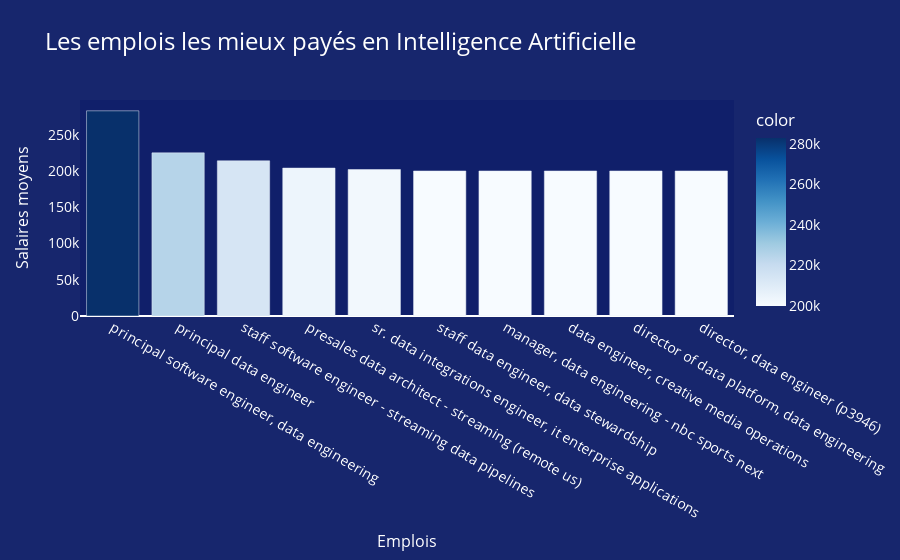

This figure's notebook cell:
### Code cell
# Bar chart most payed jobs in AI
number_of_line = 10
job_titles = ai_jobs_salary.head(number_of_line)['job_title']
average_salaries = ai_jobs_salary.head(number_of_line)['average_salary']

# Create the bar chart
job_salaries_fig = px.bar(
    x=job_titles, 
    y=average_salaries, 
    labels={'x': 'Emplois', 'y': 'Salaires moyens'}, title='Les emplois les mieux payés en Intelligence Artificielle',
    color=average_salaries,
    color_continuous_scale='Blues'
)


# Customize the layout
job_salaries_fig.update_layout(
    title_font=dict(size=24),
    xaxis=dict(title_font=dict(size=16)),
    yaxis=dict(title_font=dict(size=16)),
    font=dict(size=14),
    font_color='white',
    plot_bgcolor='#101F6A',
    paper_bgcolor='#17266D',
    xaxis_showgrid=False,
    yaxis_showgrid=False
)

# Show the plot in notebook
job_salaries_fig.show()

### Figure 1 — Plotly figure (JSON) as saved in the notebook; plotly's stock layout.template omitted (floating-point values rounded to 4 significant figures)
{"data": [{"alignmentgroup": "True", "hovertemplate": "Emplois=%{x}<br>Salaires moyens=%{y}<br>color=%{marker.color}<extra></extra>", "legendgroup": "", "marker": {"color": [283000, 225000, 214000, 204000, 202000, 200000, 200000, 200000, 200000, 200000], "coloraxis": "coloraxis", "pattern": {"shape": ""}}, "name": "", "offsetgroup": "", "orientation": "v", "showlegend": false, "textposition": "auto", "type": "bar", "x": ["principal software engineer, data engineering", "principal data engineer", "staff software engineer - streaming data pipelines", "presales data architect - streaming (remote us)", "sr. data integrations engineer, it enterprise applications", "staff data engineer, data stewardship", "manager, data engineering - nbc sports next", "data engineer, creative media operations", "director of data platform, data engineering", "director, data engineer (p3946)"], "xaxis": "x", "y": [283000, 225000, 214000, 204000, 202000, 200000, 200000, 200000, 200000, 200000], "yaxis": "y"}], "layout": {"barmode": "relative", "coloraxis": {"colorbar": {"title": {"text": "color"}}, "colorscale": [[0, "rgb(247,251,255)"], [0.125, "rgb(222,235,247)"], [0.25, "rgb(198,219,239)"], [0.375, "rgb(158,202,225)"], [0.5, "rgb(107,174,214)"], [0.625, "rgb(66,146,198)"], [0.75, "rgb(33,113,181)"], [0.875, "rgb(8,81,156)"], [1, "rgb(8,48,107)"]]}, "font": {"color": "white", "size": 14}, "legend": {"tracegroupgap": 0}, "paper_bgcolor": "#17266D", "plot_bgcolor": "#101F6A", "title": {"font": {"size": 24}, "text": "Les emplois les mieux payés en Intelligence Artificielle"}, "xaxis": {"anchor": "y", "domain": [0, 1], "showgrid": false, "title": {"font": {"size": 16}, "text": "Emplois"}}, "yaxis": {"anchor": "x", "domain": [0, 1], "showgrid": false, "title": {"font": {"size": 16}, "text": "Salaires moyens"}}}}
